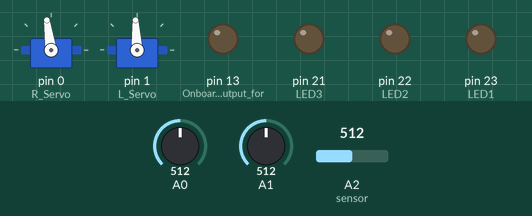
This sketch was run on a simulated Arduino Mega 2560, built with avr-gcc and run on an emulated ATmega2560. Shown: 2 × servo, output pins drawn as LEDs (lit = HIGH). Inputs (shaded band) come from the test bench; at power-on: A2 (sensor) = 512, A1 = 512, A0 = 512.

Above: at 5.2 s.
5.3 s: A2 (sensor) set to 254
6.8 s: A2 (sensor) set to 224
At 7.3 s:
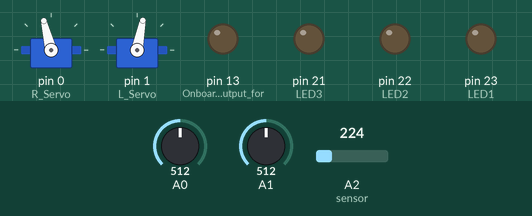
8.3 s: A1 set to 306
At 9.1 s:
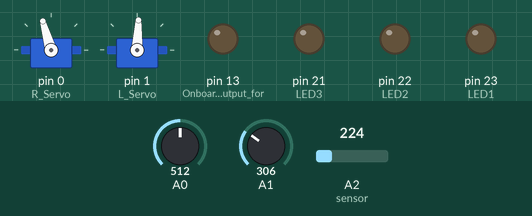
9.8 s: A0 set to 802
11.3 s: A0 set to 825
At 12.5 s:
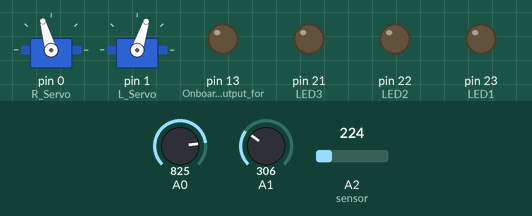
12.8 s: A0 set to 747
14.3 s: A0 set to 723
At 15.1 s:
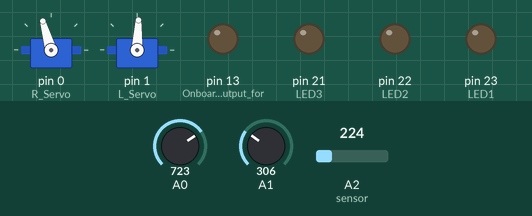
Timing chart, 0 to 16.8 s (numbered marks = the images above; inputs shaded):
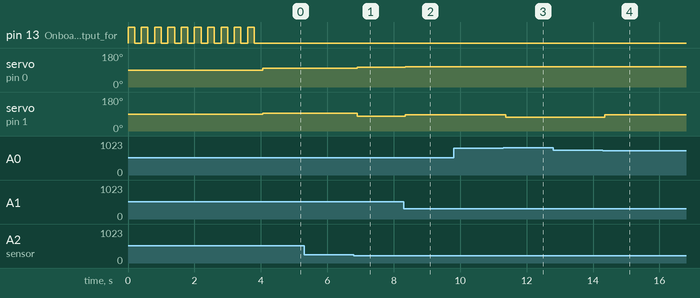

Measured:
- the behaviour switches between 241 and 240 on A2 (sensor) (found by bisection; images 0 and 1)
- the behaviour switches between 809 and 810 on A0 (found by bisection; images 2 and 3)
- the behaviour switches between 734 and 733 on A0 (found by bisection; images 3 and 4)
- after the input at 5.3 s, every drawn part: stays the same
- after the input at 6.8 s, servo on pin 0 (R_Servo): 98° → 104° after 0.10 s; servo on pin 1 (L_Servo): 93° → 79° after 0.10 s
- after the input at 8.3 s, servo on pin 0 (R_Servo): 104° → 106° after 0.05 s; servo on pin 1 (L_Servo): 79° → 87° after 0.05 s
- after the input at 9.8 s, every drawn part: stays the same
- after the input at 11.3 s, servo on pin 1 (L_Servo): 87° → 72° after 0.08 s
- after the input at 12.8 s, every drawn part: stays the same
- after the input at 14.3 s, servo on pin 1 (L_Servo): 72° → 87° after 0.06 s

The sketch:

light_tracking.ino
```cpp
/*
  Testing RC Connection with 5 channels
  2/22/17 by Brian Patton
  Captures the Pulse signal from a RC controller
  Requires a tri color LED connected to pins 23-21
  Feel free to do whatever you want with this code example
*/
#include <Servo.h>

// Create Variables to hold the Receiver signals
int Ch1, Ch2, Ch3, Ch4, Ch5, Ch6;
int CalcHold;        //Variable to temp hold calculations for steering stick corections
int Rwheel; //1400-1700, 1550 is middle
int Lwheel; //1200-1800, 1500 is middle
int ambi = 600; //value for "ambient" light
int stopdist = 240; //value for stopping distance ~1 ft
const int LED1 = 23;
const int LED2 = 22;
const int LED3 = 21;

// Create Servo Objects as defined in the Servo.h files
Servo L_Servo;  // Servo DC Motor Driver (Designed for RC cars)
Servo R_Servo;  // Servo DC Motor Driver (Designed for RC cars)

//**************************************************************
//*****************  Setup  ************************************
//**************************************************************
void setup() {
  // Set the pins that the transmitter will be connected to all to input
  pinMode(12, INPUT); //I connected this to Chan1 of the Receiver
  pinMode(11, INPUT); //I connected this to Chan2 of the Receiver
  pinMode(10, INPUT); //I connected this to Chan3 of the Receiver
  pinMode(9, INPUT); //I connected this to Chan4 of the Receiver
  pinMode(8, INPUT); //I connected this to Chan5 of the Receiver
  pinMode(7, INPUT); //I connected this to Chan6 of the Receiver
  pinMode(13, OUTPUT); //Onboard LED to output for diagnostics

  pinMode(LED1, OUTPUT); //external LED to output for diagnostics
  pinMode(LED2, OUTPUT); //external LED to output for diagnostics
  pinMode(LED3, OUTPUT); //external LED to output for diagnostics

  // Attach Speed controller that acts like a servo to the board
  R_Servo.attach(0); //Pin 0
  L_Servo.attach(1); //Pin 1

  //Flash the LED on and Off 10x before entering main loop
  for (int i = 0; i < 10; i++) {
    digitalWrite(13, HIGH);
    delay(200);
    digitalWrite(13, LOW);
    delay(200);
  }
  //Flash the LED on and Off 10x End
  Serial.begin(9600);


  Rwheel = map(Rwheel, 1000, 2000, 1400, 1700); //over 1500 is reverse, 1550 should be stop
  Lwheel = map(Lwheel, 1000, 2000, 1200, 1800); //over 1500 is forward
}
//************************  loop()  ****************************
//**********************  Main Loop  ***************************
//**************************************************************
void loop()
{
  int L_sensor = analogRead(A0); //variable for left light sensor (get proper pin input)
  L_sensor = map(L_sensor, 0, 1000, 50, 800);
  int R_sensor = analogRead(A1); //variable for right light sensor (get proper pin input)
  R_sensor = map(R_sensor, 0, 1000, 200, 1200);
  const int P_sensor = analogRead(A2); //variable for prox sensor (get proper pin input)

//  Serial.print(L_sensor);
//  Serial.print(" ");
//  Serial.print(R_sensor);
//  Serial.print(" ");
//  Serial.println(P_sensor);
//
//  delay(100);

delay(50);

  if(P_sensor > stopdist) //stop
  {
    R_Servo.writeMicroseconds(1550);
    L_Servo.writeMicroseconds(1500);
    delay(10);
    return;
  }
  else if(L_sensor >= ambi && R_sensor >= ambi) //spin
  {
    R_Servo.writeMicroseconds(1623);
    L_Servo.writeMicroseconds(1556);
    delay(10);
    return;
  }
  else if(L_sensor < ambi && R_sensor - L_sensor > 150) //left
  {
    R_Servo.writeMicroseconds(1620);
    L_Servo.writeMicroseconds(1360);
    delay(10);
    return;
  }
  else if(R_sensor < ambi && L_sensor - R_sensor > 150) //right
  {
    R_Servo.writeMicroseconds(1635);
    L_Servo.writeMicroseconds(1290);
    delay(10);
    return;
  }
  else if(L_sensor < ambi && R_sensor < ambi) //straight
  {
    R_Servo.writeMicroseconds(1640);
    L_Servo.writeMicroseconds(1440);
    delay(10);
    return;
  }

}

//
void SetLimits() {
  if (Lwheel < 1000) {// Can be set to a value you don't wish to exceed
    Lwheel = 1000;    // to adjust maximums for your own robot
  }
  if (Lwheel > 2000) {// Can be set to a value you don't wish to exceed
    Lwheel = 2000;    // to adjust maximums for your own robot
  }
  if (Rwheel < 1000) {// Can be set to a value you don't wish to exceed
    Rwheel = 1000;    // to adjust maximums for your own robot
  }
  if (Rwheel > 2000) {// Can be set to a value you don't wish to exceed
    Rwheel = 2000;    // to adjust maximums for your own robot
  }
//  pulseMotors();
}
//*******************   pulseMotors  ***************************
//pulses either mapped or direct signals generated from Mixlimits
//**************************************************************
//void pulseMotors() {
  //un-comment the next two line to drive the wheels directly with the MaxLimits Set
//    R_Servo.writeMicroseconds(Rwheel);
//    L_Servo.writeMicroseconds(Lwheel);

  //un-comment the next two to map a control range.
  //*** Take the standard range of 1000 to 2000 and frame it to your own minimum and maximum
  //*** for each wheel.
//  Rwheel = map(Rwheel, 1000, 2000, 1400, 1700); //over 1500 is reverse
//  Lwheel = map(Lwheel, 1000, 2000, 1200, 1800); //over 1500 is forward
//  R_Servo.writeMicroseconds(Rwheel);
//  L_Servo.writeMicroseconds(Lwheel);

  // un-comment this line do display the value being sent to the motors
  //  PrintWheelCalcs(); //REMEMBER: printing values slows reaction times

//}
//*****************  PrintWheelCalcs()  ************************
//*******  Prints calculated wheel output values  **************
//**************************************************************
void PrintWheelCalcs() {
  Serial.print("Right Wheel = ");
  Serial.println(Rwheel);
  Serial.print("Left Wheel = ");
  Serial.println(Lwheel);
  Serial.println(" ");
}
//********************  TestWheels()  **************************
//*  Direct call to Servos to test wheel speed and direction  **
//**************************************************************
//void TestWheels() {
//  for (int i = 1000; i <= 1500; i += 10) {
//    R_Servo.writeMicroseconds(i); // 1000-2000, 1500 should be stop
//    L_Servo.writeMicroseconds(i); // 1000-2000, 1500 should be stop
//    Serial.println(" Pulse width = " + (String)i);
//    delay(200);
//  }
//
//  digitalWrite(13, HIGH);
//  for (int i = 5; i >= 0; i--) {
//    Serial.println("Holding at 1500 for  " + (String)i + " more seconds.");
//    delay(1000);
//  }
//  digitalWrite(13, LOW);
//
//  for (int i = 1500; i <= 2000; i += 10) {
//    R_Servo.writeMicroseconds(i); // 1000-2000, 1500 should be stop
//    L_Servo.writeMicroseconds(i); // 1000-2000, 1500 should be stop
//    Serial.println(" Pulse width = " + (String)i);
//    delay(200);
//  }
//  R_Servo.writeMicroseconds(1500); // 1000-2000, 1500 should be stop
//  L_Servo.writeMicroseconds(1500); // 1000-2000, 1500 should be stop
//
//  while (true) {
//    Serial.println(" Holding Pulse width at 1500 ");
//    digitalWrite(13, HIGH);
//    delay(1000);
//    digitalWrite(13, LOW);
//    delay(100);
//  }
//}

////**********************  PrintRC()  ***************************
////***  Simply print the collected RC values for diagnostics  ***
////**************************************************************
//void PrintRC()
//{ // print out the values you read in:
//  Serial.println(" RC Control Mode ");
//  Serial.print("Value Ch1 = ");
//  Serial.println(Ch1);
//  Serial.print("Value Ch2 = ");
//  Serial.println(Ch2);
//  Serial.print("Value Ch3 = ");
//  Serial.println(Ch3);
//  Serial.print("Value Ch4 = ");
//  Serial.println(Ch4);
//  Serial.print("Control = ");
//  Serial.println(Ch5);
//  Serial.print("Value Ch6 = ");
//  Serial.println(Ch6);
//  Serial.println(" ");
//  delay(1000);
//}
```
